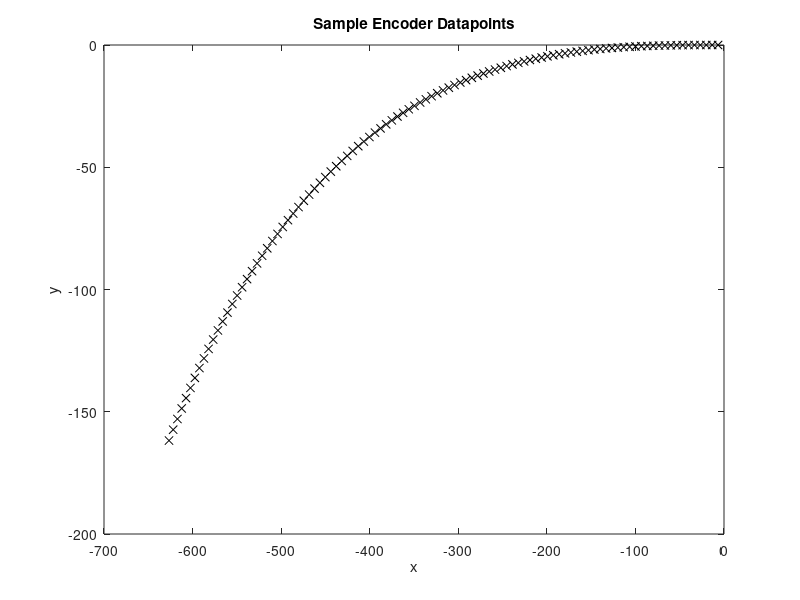

Here is the MATLAB script that generated this plot:

thetas = [];
points = [];
samples = [];

est = [[0; 0; 0; 1.8; 0; 0]];
err = [[0.000, 0, 0, 0, 0, 0; 
        0, 0.000, 0, 0, 0, 0; 
        0, 0, 0.000, 0, 0, 0; 
        0, 0, 0, 0.000, 0, 0;
        0, 0, 0, 0, 0.000, 0;
        0, 0, 0, 0, 0, 0.000;]];
    
predict_est = [];
predict_err = [];
K = [];
gains = [];
Rs = [];
centers = [];
as = [];
states = [];
preds = [0; 0; 0; 0; 0];

measVels = [];
measAccels = [];

m = 10;
phis = [0];
ys = [0];
dys = [];
xs = [0];
dxs = [];
dt = 1;
dt2 = dt*dt;

R = [1000, 0, 0, 0, 0, 0; 
     0, 1000, 0, 0, 0, 0; 
     0, 0, 1000, 0, 0, 0; 
     0, 0, 0, 1000, 0, 0;
     0, 0, 0, 0, 1000, 0;
     0, 0, 0, 0, 0, 1000;]; % Measurement Covariance
 
Q = [0.0000, 0, 0, 0, 0, 0; 
     0, 0.0000, 0, 0, 0, 0; 
     0, 0, 0.0000, 0, 0, 0; 
     0, 0, 0, 0.0000, 0, 0;
     0, 0, 0, 0, 0.0000, 0;
     0, 0, 0, 0, 0, 0.0000;];  %state covariance

A = [1, 0, dt, 0, dt2, 0; 
     0, 1, 0, dt, 0, dt2; 
     0, 0, 1, 0, dt, 0; 
     0, 0, 0, 1, 0, dt;
     0, 0, 0, 0, 1, 0;
     0, 0, 0, 0, 0, 1;];
 
H = [1, 0, 0, 0, 0, 0; 
     0, 1, 0, 0, 0, 0; 
     0, 0, 1, 0, 0, 0; 
     0, 0, 0, 1, 0, 0;
     0, 0, 0, 0, 1, 0;
     0, 0, 0, 0, 0, 1;];

for i = 0:1:100
    newTheta = [pi()/6, pi()/6 - i*pi()/10000];
    thetas = [thetas; newTheta];
    phi = phis(end) + (newTheta(1)-newTheta(2))*(25.5/(27*2));
    phis = [phis; phi];
    
    %radius of circular path
    if (newTheta(1)-newTheta(2)) == 0
        R = 1000000;
    else
        R = 13.5*(newTheta(1)+newTheta(2))/(newTheta(1)-newTheta(2));
    end
    Rs = [Rs; R];
    
    %x and y coordinates of the center of the circular path 
    rx = xs(end) + R*sin(phi);
    ry = ys(end) - R*cos(phi);
    center = [rx, ry];
    centers = [centers; center];
    
    
    %angle of circular path traversed in one time step
    a = 2*pi()*((newTheta(1)/(2*pi())) * (25.5*pi()))/(2*pi()*(R+13.5));
    as = [as; a];
    x = rx+(xs(end)-rx)*cos(a)-(ys(end)-ry)*sin(a);
    y = ry+(xs(end)-rx)*sin(a)+(ys(end)-ry)*cos(a);
    
    ys = [ys; y];
    xs = [xs; x];
    newPoint = [x,y];
    
    state = [phi; a; R; x; y];
    states = [states, state];
    T1 = 1;
    T2 = 0;
    T3 = state(3)*cos(state(1)) - state(3)*cos(state(2))*cos(state(1)) + state(3)*sin(state(2))*sin(state(1));
    T4 = state(3)*sin(state(1))*sin(state(2)) - state(3)*cos(state(1))*cos(state(2));
    T5 = sin(state(1)) - sin(state(1))*cos(state(2)) - cos(state(1))*sin(state(2));
    T6 = state(3)*sin(state(1)) - state(3)*sin(state(2))*cos(state(1)) - state(3)*cos(state(2))*sin(state(1));
    T7 = -1*state(3)*sin(state(1))*cos(state(2)) - state(3)*cos(state(1))*sin(state(2));
    T8 = -1*cos(state(1)) - sin(state(1))*sin(state(2)) + cos(state(1))*cos(state(2));
    J = [1, T1, T2,  0,  0;
         0,  1,  0,  0,  0;
         0,  0,  1,  0,  0;
         T3, T4, T5, 1,  0;
         T6, T7, T8, 0,  1;];
    pred = J*state;
    preds = [preds, pred];
    points = [points; newPoint]; %newVel, newAccel];
    
%     if mod(i, 1) == 0
%         samples = [samples; [normrnd(x,100), normrnd(y,100)]];
%         %T = samples(end,:);
% 
%         %predict state and error covariance
%         pe = A*est(:,end);
%         predict_est = [predict_est, pe]; %#ok<*AGROW>
%         
%         Qfudge = [0, 0, 0, 0, 0, 0;
%                   0, 0, 0, 0, 0, 0;
%                   0, 0, 0, 0, 0, 0;
%                   0, 0, 0, 0, 0, 0;
%                   0, 0, 0, 0, 0, 0;
%                   0, 0, 0, 0, 0, 0;];
%          
%         Q = Q + Qfudge;
%          
%         pk = A*err(end-5:end,:)*transpose(A) + Q;
%         predict_err = [predict_err; pk];
% 
%         %compute Kalman Gain
%         K = pk*transpose(H)*(H*pk*transpose(H) + R)^-1;
%         gains = [gains; K];
% 
%         %compute error covariance
%         p = pk - K*H*pk;
%         err = [err; p];
%         
%         %compute estimate
%         measVel = (transpose(samples(end,:))-est(1:2, end))./dt;
%         measVels = [measVels, measVel];
%         
%         measAccel = (measVel - est(3:4, end))./dt;
%         measAccels = [measAccels, measAccel];
%         
%         
%         e = pe + K*([transpose(samples(end,:)); measVel; measAccel] - H*pe);
%         est = [est, e]; 
%     end
    
end

est = transpose(est);
close all;
plot(points(:,1), points(:,2), 'kx')
% hold on;
% plot(samples(:,1), samples(:,2), 'rx')
% hold on
% plot(est(:,1), est(:,2), 'b')
xlabel('x');
ylabel('y');
title('Sample Encoder Datapoints');












